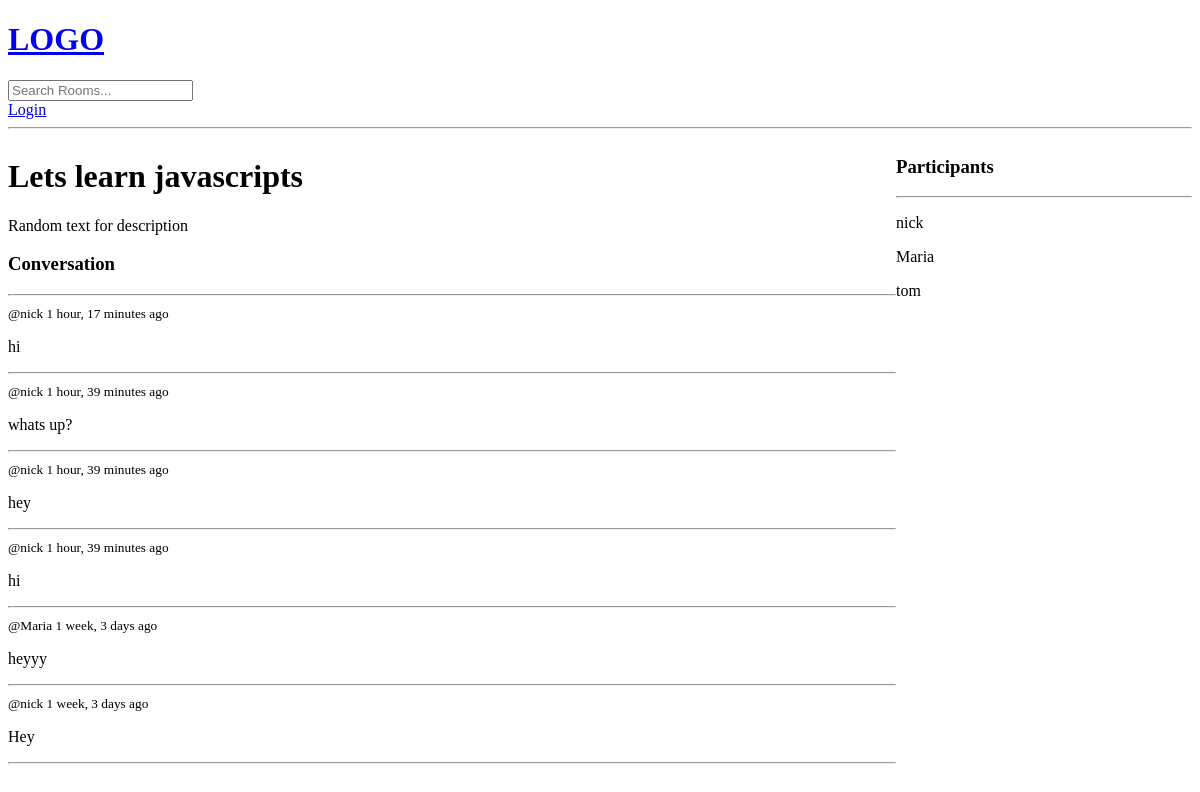
The page /room/1/ on the database as committed earlier.
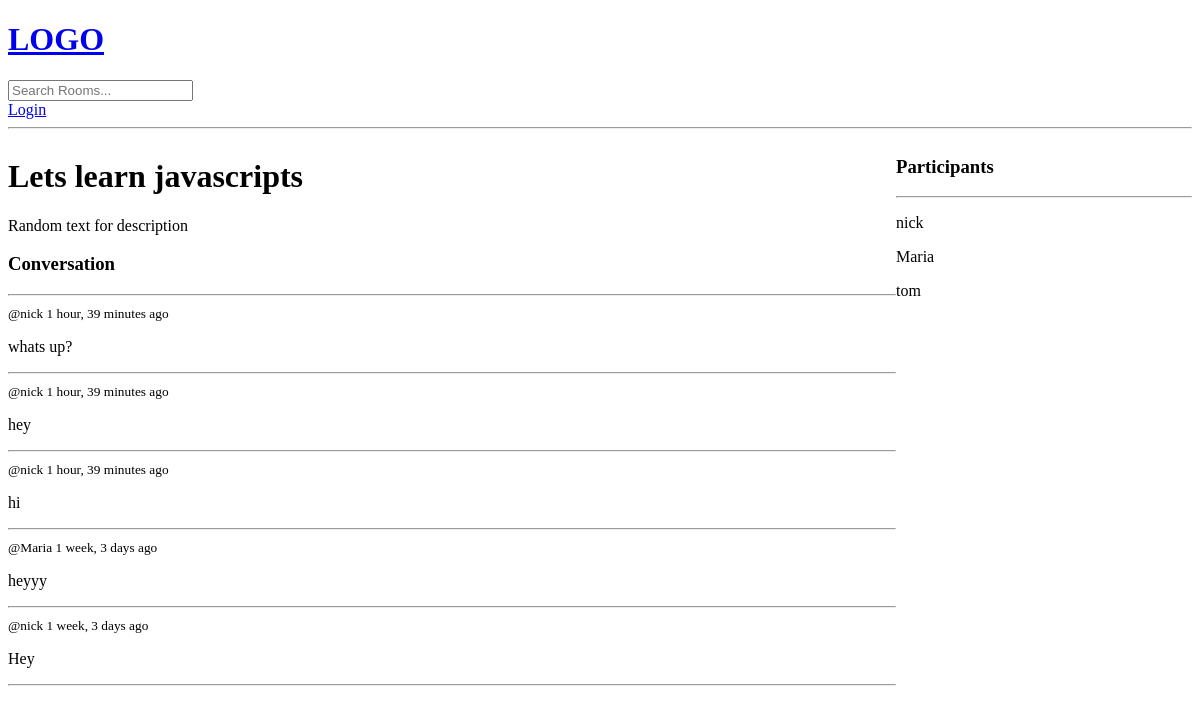
The same page on the database as committed later.
### base/models.py (models this page shows, shortened)
class Room(models.Model):
    host = models.ForeignKey(User, on_delete=models.SET_NULL, null = True)
    topic = models.ForeignKey(Topic, on_delete=models.SET_NULL, null = True)  #change later
    name = models.CharField(max_length=200)
    description = models.TextField(null=True, blank=True)
    participants = models.ManyToManyField(User, related_name='participants', blank=True)
    updated = models.DateTimeField(auto_now=True)
    created = models.DateTimeField(auto_now_add=True)
    class Meta:
        ordering = ['-updated', '-created']

class Message(models.Model):
    user = models.ForeignKey(User, on_delete=models.CASCADE)
    room = models.ForeignKey(Room, on_delete=models.CASCADE)
    body = models.TextField()
    updated = models.DateTimeField(auto_now=True)
    created = models.DateTimeField(auto_now_add=True)
    class Meta:
        ordering = ['-updated', '-created']

### base/views.py (the view, shortened to what this page needs)
# urls.py: path('room/<str:pk>/', views.room, name="room"),
def room(request, pk):
    room = Room.objects.get(id=pk)
    room_messages = room.message_set.all()
    participants = room.participants.all()
    context = {'room': room, 'room_messages': room_messages, 'participants': participants}
    return render(request, 'base/room.html', context)

### base/templates/base/room.html (shortened to what this page needs)
{% extends 'main.html' %}
{% block content %}
<div class = "room-container">
    <div>
        <h1>{{room.name}}</h1>
        <p>{{room.description}}</p>
        <div class = "comment-wrapper">
            <h3>Conversation</h3>
            <hr>
            {%for message in room_messages%}
                <div>
                    <small>@{{message.user}} {{message.created|timesince}} ago</small>
                    <p>{{message.body}}</p>
                    <hr>
                </div>
            {% endfor %}
        </div>
   </div>
   <div>
        <h3>Participants</h3>
        <hr>
        {% for user in participants %}
            <div>
                <p>{{user.username}}</p>
            </div>
        {%endfor%}
   </div>
</div>
{% endblock %}

### templates/main.html (shortened to what this page needs)
<!DOCTYPE html>
<html>
<head>
</head>
<body>
    {% include 'navbar.html' %}
    {% block content %}
    {% endblock %}
</body>
</html>

### templates/navbar.html
<a href="/">
    <h1>LOGO</h1>
</a>
<form method = "GET" actions = "{% url 'home' %}">
    <input type="text" name = "q" placeholder = "Search Rooms...">
</form>
{% if request.user.is_authenticated %}
<p>Hello {{request.user}}</p>
<a href="{% url 'logout' %}">Logout</a>
{% else %}
<a href="{% url 'login' %}">Login</a>
{% endif %}
<hr>

### base/templates/base/room.html (style rules this page uses)
.room-container { display: grid; grid-template-columns: 3fr 1fr; }

Rows that differ between the two databases and show on the page:
removed Message: user "nick", created "1 hour, 17 minutes", body "hi"
